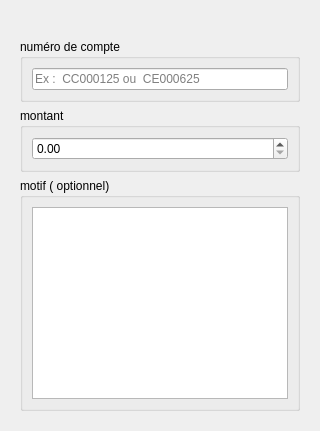
                   <widget class="QWidget" name="onglet_depot_retrait">
                    <attribute name="title">
                     <string>Dépot et Retrait</string>
                    </attribute>
                    <layout class="QVBoxLayout" name="verticalLayout_31">
                     <property name="topMargin">
                      <number>30</number>
                     </property>
                     <item>
                      <widget class="QWidget" name="widget_26" native="true">
                       <property name="sizePolicy">
                        <sizepolicy hsizetype="MinimumExpanding" vsizetype="MinimumExpanding">
                         <horstretch>0</horstretch>
                         <verstretch>0</verstretch>
                        </sizepolicy>
                       </property>
                       <layout class="QVBoxLayout" name="verticalLayout_30">
                        <item>
                         <widget class="QGroupBox" name="groupBox_11">
                          <property name="title">
                           <string>numéro de compte</string>
                          </property>
                          <layout class="QVBoxLayout" name="verticalLayout_27">
                           <item>
                            <widget class="QLineEdit" name="sai_numero_compte_onglet_depot_retrait">
                             <property name="placeholderText">
                              <string>Ex :  CC000125 ou  CE000625</string>
                             </property>
                            </widget>
                           </item>
                          </layout>
                         </widget>
                        </item>
                        <item>
                         <widget class="QGroupBox" name="groupBox_12">
                          <property name="title">
                           <string>montant</string>
                          </property>
                          <layout class="QVBoxLayout" name="verticalLayout_28">
                           <item>
                            <widget class="QDoubleSpinBox" name="doubleSpinBox_montant_onglet_depot_retrait"/>
                           </item>
                          </layout>
                         </widget>
                        </item>
                        <item>
                         <widget class="QGroupBox" name="groupBox_13">
                          <property name="sizePolicy">
                           <sizepolicy hsizetype="Preferred" vsizetype="Minimum">
                            <horstretch>0</horstretch>
                            <verstretch>0</verstretch>
                           </sizepolicy>
                          </property>
                          <property name="minimumSize">
                           <size>
                            <width>0</width>
                            <height>0</height>
                           </size>
                          </property>
                          <property name="title">
                           <string>motif ( optionnel)</string>
                          </property>
                          <layout class="QVBoxLayout" name="verticalLayout_29">
                           <item>
                            <widget class="QTextEdit" name="textEdit_motif_onglet_depot_retrait"/>
                           </item>
                          </layout>
                         </widget>
                        </item>
                       </layout>
                      </widget>
                     </item>
                    </layout>
                   </widget>
